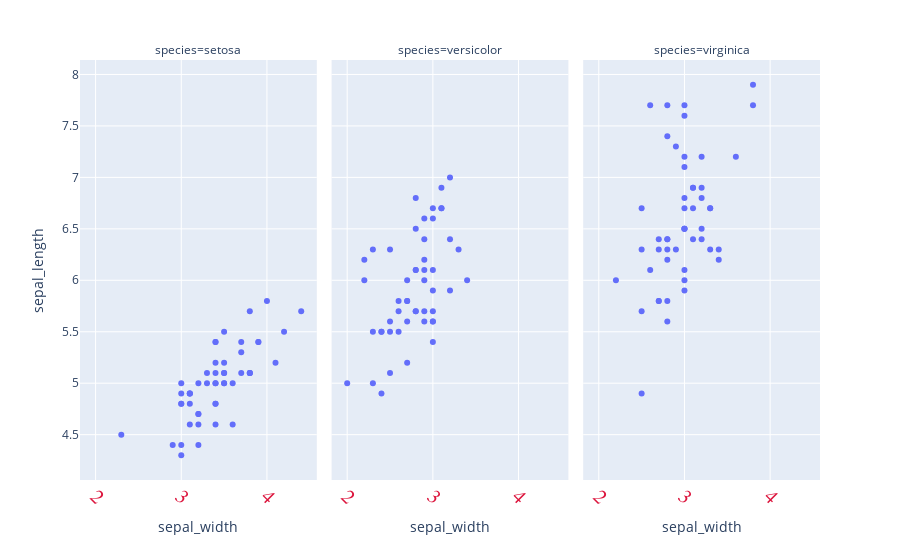

Notebook source saved alongside this figure:
### Markdown cell above
7. tick 레이블 스타일 설정

```py
fig.update_xaxes(tickangle=각도, tickfont_family=서체, tickfont_color=색, tickfont_size=사이즈)
fig.update_yaxes(tickangle=각도, tickfont_family=서체, tickfont_color=색, tickfont_size=사이즈)

fig.show()
```

### Code cell
df = px.data.iris()

fig = px.scatter(df, x="sepal_width", y="sepal_length", facet_col="species")
fig.update_xaxes(tickangle=45, tickfont_family="Rockwell", tickfont_color="crimson", tickfont_size=20)

fig.show()

### Figure 1 — Plotly figure (JSON) as saved in the notebook; plotly's stock layout.template omitted (floating-point values rounded to 4 significant figures)
{"data": [{"hovertemplate": "species=setosa<br>sepal_width=%{x}<br>sepal_length=%{y}<extra></extra>", "legendgroup": "", "marker": {"color": "#636efa", "symbol": "circle"}, "mode": "markers", "name": "", "orientation": "v", "showlegend": false, "type": "scatter", "x": [3.5, 3, 3.2, 3.1, 3.6, 3.9, 3.4, 3.4, 2.9, 3.1, 3.7, 3.4, 3, 3, 4, 4.4, 3.9, 3.5, 3.8, 3.8, 3.4, 3.7, 3.6, 3.3, 3.4, 3, 3.4, 3.5, 3.4, 3.2, 3.1, 3.4, 4.1, 4.2, 3.1, 3.2, 3.5, 3.1, 3, 3.4, 3.5, 2.3, 3.2, 3.5, 3.8, 3, 3.8, 3.2, 3.7, 3.3], "xaxis": "x", "y": [5.1, 4.9, 4.7, 4.6, 5, 5.4, 4.6, 5, 4.4, 4.9, 5.4, 4.8, 4.8, 4.3, 5.8, 5.7, 5.4, 5.1, 5.7, 5.1, 5.4, 5.1, 4.6, 5.1, 4.8, 5, 5, 5.2, 5.2, 4.7, 4.8, 5.4, 5.2, 5.5, 4.9, 5, 5.5, 4.9, 4.4, 5.1, 5, 4.5, 4.4, 5, 5.1, 4.8, 5.1, 4.6, 5.3, 5], "yaxis": "y"}, {"hovertemplate": "species=versicolor<br>sepal_width=%{x}<br>sepal_length=%{y}<extra></extra>", "legendgroup": "", "marker": {"color": "#636efa", "symbol": "circle"}, "mode": "markers", "name": "", "orientation": "v", "showlegend": false, "type": "scatter", "x": [3.2, 3.2, 3.1, 2.3, 2.8, 2.8, 3.3, 2.4, 2.9, 2.7, 2, 3, 2.2, 2.9, 2.9, 3.1, 3, 2.7, 2.2, 2.5, 3.2, 2.8, 2.5, 2.8, 2.9, 3, 2.8, 3, 2.9, 2.6, 2.4, 2.4, 2.7, 2.7, 3, 3.4, 3.1, 2.3, 3, 2.5, 2.6, 3, 2.6, 2.3, 2.7, 3, 2.9, 2.9, 2.5, 2.8], "xaxis": "x2", "y": [7, 6.4, 6.9, 5.5, 6.5, 5.7, 6.3, 4.9, 6.6, 5.2, 5, 5.9, 6, 6.1, 5.6, 6.7, 5.6, 5.8, 6.2, 5.6, 5.9, 6.1, 6.3, 6.1, 6.4, 6.6, 6.8, 6.7, 6, 5.7, 5.5, 5.5, 5.8, 6, 5.4, 6, 6.7, 6.3, 5.6, 5.5, 5.5, 6.1, 5.8, 5, 5.6, 5.7, 5.7, 6.2, 5.1, 5.7], "yaxis": "y2"}, {"hovertemplate": "species=virginica<br>sepal_width=%{x}<br>sepal_length=%{y}<extra></extra>", "legendgroup": "", "marker": {"color": "#636efa", "symbol": "circle"}, "mode": "markers", "name": "", "orientation": "v", "showlegend": false, "type": "scatter", "x": [3.3, 2.7, 3, 2.9, 3, 3, 2.5, 2.9, 2.5, 3.6, 3.2, 2.7, 3, 2.5, 2.8, 3.2, 3, 3.8, 2.6, 2.2, 3.2, 2.8, 2.8, 2.7, 3.3, 3.2, 2.8, 3, 2.8, 3, 2.8, 3.8, 2.8, 2.8, 2.6, 3, 3.4, 3.1, 3, 3.1, 3.1, 3.1, 2.7, 3.2, 3.3, 3, 2.5, 3, 3.4, 3], "xaxis": "x3", "y": [6.3, 5.8, 7.1, 6.3, 6.5, 7.6, 4.9, 7.3, 6.7, 7.2, 6.5, 6.4, 6.8, 5.7, 5.8, 6.4, 6.5, 7.7, 7.7, 6, 6.9, 5.6, 7.7, 6.3, 6.7, 7.2, 6.2, 6.1, 6.4, 7.2, 7.4, 7.9, 6.4, 6.3, 6.1, 7.7, 6.3, 6.4, 6, 6.9, 6.7, 6.9, 5.8, 6.8, 6.7, 6.7, 6.3, 6.5, 6.2, 5.9], "yaxis": "y3"}], "layout": {"annotations": [{"font": {}, "showarrow": false, "text": "species=setosa", "x": 0.16, "xanchor": "center", "xref": "paper", "y": 1, "yanchor": "bottom", "yref": "paper"}, {"font": {}, "showarrow": false, "text": "species=versicolor", "x": 0.5, "xanchor": "center", "xref": "paper", "y": 1, "yanchor": "bottom", "yref": "paper"}, {"font": {}, "showarrow": false, "text": "species=virginica", "x": 0.84, "xanchor": "center", "xref": "paper", "y": 1, "yanchor": "bottom", "yref": "paper"}], "legend": {"tracegroupgap": 0}, "margin": {"t": 60}, "xaxis": {"anchor": "y", "domain": [0, 0.32], "tickangle": 45, "tickfont": {"color": "crimson", "family": "Rockwell", "size": 20}, "title": {"text": "sepal_width"}}, "xaxis2": {"anchor": "y2", "domain": [0.34, 0.66], "matches": "x", "tickangle": 45, "tickfont": {"color": "crimson", "family": "Rockwell", "size": 20}, "title": {"text": "sepal_width"}}, "xaxis3": {"anchor": "y3", "domain": [0.68, 1.0], "matches": "x", "tickangle": 45, "tickfont": {"color": "crimson", "family": "Rockwell", "size": 20}, "title": {"text": "sepal_width"}}, "yaxis": {"anchor": "x", "domain": [0, 1], "title": {"text": "sepal_length"}}, "yaxis2": {"anchor": "x2", "domain": [0, 1], "matches": "y", "showticklabels": false}, "yaxis3": {"anchor": "x3", "domain": [0, 1], "matches": "y", "showticklabels": false}}}
